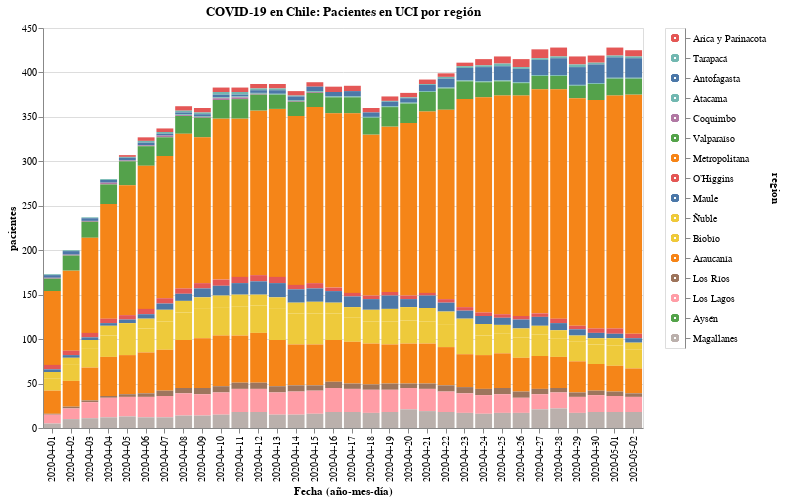

Notebook cell for this chart:
### Code cell
#hide_input
input_dropdown = alt.binding_select(options=data['region'].unique())
selection1 = alt.selection_single(fields=['region'], bind=input_dropdown, name=' ')
selection2 = alt.selection_multi(fields=['region'], on='mouseover')

color = alt.condition(selection1 | selection2,
                    alt.Color('region:N', legend=None),
                    alt.value('lightgray'))

bars = alt.Chart(data).mark_bar().encode(
    x=alt.X('date:O', axis=alt.Axis(title='Fecha (año-mes-día)')),
    y=alt.Y('pacientes'),
    color=color,
    tooltip=['date', 'region', 'pacientes'],
    order=alt.Order(
    # Sort the segments of the bars by this field
    'codigo region',
    sort='descending'
    )
    ).properties(
    title=f'COVID-19 en Chile: Pacientes en UCI por región'
).add_selection(
    selection1, selection2
).transform_filter(
    selection1
)

legend = alt.Chart(new_data).mark_point().encode(
    y=alt.Y('region:N', axis=alt.Axis(orient='right'), sort=regiones),
    color=color
).add_selection(
    selection1, selection2
)

bars.properties(width=600, height=400) | legend

### Figure 1 — Vega-Lite specification as saved in the notebook (floating-point values rounded to 4 significant figures; data arrays with more than 128 entries replaced by an {"elided": "..."} marker saying what was removed)
{"config": {"view": {"continuousWidth": 400, "continuousHeight": 300}}, "hconcat": [{"data": {"name": "data-af4dcddd9dc84f0134fb4a4c027fb9cb"}, "mark": "bar", "encoding": {"color": {"condition": {"type": "nominal", "field": "region", "legend": null, "selection": {"or": [" ", "selector003"]}}, "value": "lightgray"}, "order": {"type": "quantitative", "field": "codigo region", "sort": "descending"}, "tooltip": [{"type": "nominal", "field": "date"}, {"type": "nominal", "field": "region"}, {"type": "quantitative", "field": "pacientes"}], "x": {"type": "ordinal", "axis": {"title": "Fecha (año-mes-día)"}, "field": "date"}, "y": {"type": "quantitative", "field": "pacientes"}}, "height": 400, "selection": {" ": {"type": "single", "fields": ["region"], "bind": {"input": "select", "options": ["Arica y Parinacota", "Tarapacá", "Antofagasta", "Atacama", "Coquimbo", "Valparaíso", "Metropolitana", "O’Higgins", "Maule", "Ñuble", "Biobío", "Araucanía", "Los Ríos", "Los Lagos", "Aysén", "Magallanes"]}}, "selector003": {"type": "multi", "fields": ["region"], "on": "mouseover"}}, "title": "COVID-19 en Chile: Pacientes en UCI por región", "transform": [{"filter": {"selection": " "}}], "width": 600}, {"data": {"name": "data-ead41e3bb962fb5927b6540d145732fe"}, "mark": "point", "encoding": {"color": {"condition": {"type": "nominal", "field": "region", "legend": null, "selection": {"or": [" ", "selector003"]}}, "value": "lightgray"}, "y": {"type": "nominal", "axis": {"orient": "right"}, "field": "region", "sort": ["Arica y Parinacota", "Tarapacá", "Antofagasta", "Atacama", "Coquimbo", "Valparaíso", "Metropolitana", "O’Higgins", "Maule", "Ñuble", "Biobío", "Araucanía", "Los Ríos", "Los Lagos", "Aysén", "Magallanes"]}}, "selection": {" ": {"type": "single", "fields": ["region"], "bind": {"input": "select", "options": ["Arica y Parinacota", "Tarapacá", "Antofagasta", "Atacama", "Coquimbo", "Valparaíso", "Metropolitana", "O’Higgins", "Maule", "Ñuble", "Biobío", "Araucanía", "Los Ríos", "Los Lagos", "Aysén", "Magallanes"]}}, "selector003": {"type": "multi", "fields": ["region"], "on": "mouseover"}}}], "$schema": "https://vega.github.io/schema/vega-lite/v4.8.1.json", "datasets": {"data-af4dcddd9dc84f0134fb4a4c027fb9cb": {"elided": "512 records"}, "data-ead41e3bb962fb5927b6540d145732fe": {"elided": "640 records"}}}
